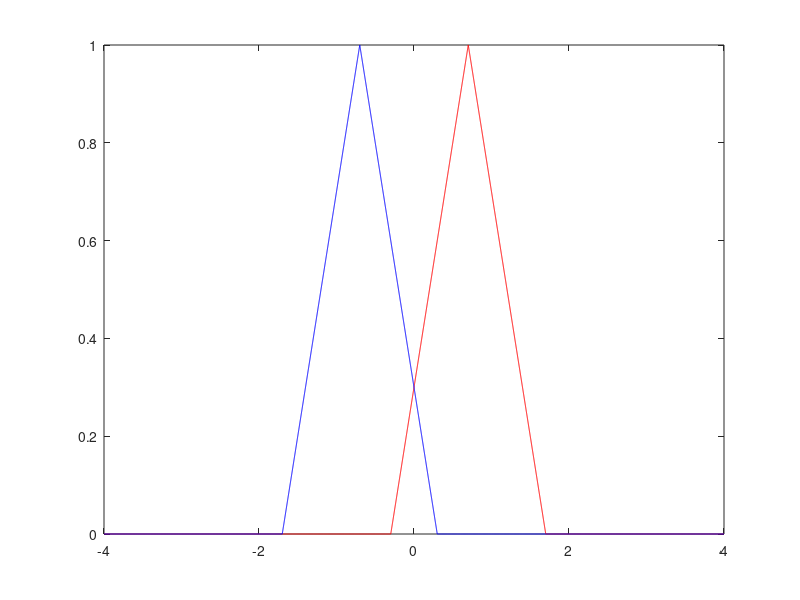

The MATLAB source for this figure: (Note: this script raises an error after producing the figure.)
dt = 1/1000;
%h = @(s,r) exp(-(s-r).^2/2);
h = @(s,r) (1-abs(s-r)).*(abs(s-r)<=1);
t = (-4:dt:4)';
f = h(t,0.7);
g = h(t,-0.7);
figure
plot(t,f,'r-',t,g,'b-')


[wass_dist,~,~,dist] = wasserstein_distance_1d(f,g,t);
% figure
% plot(dist)
wass_dist